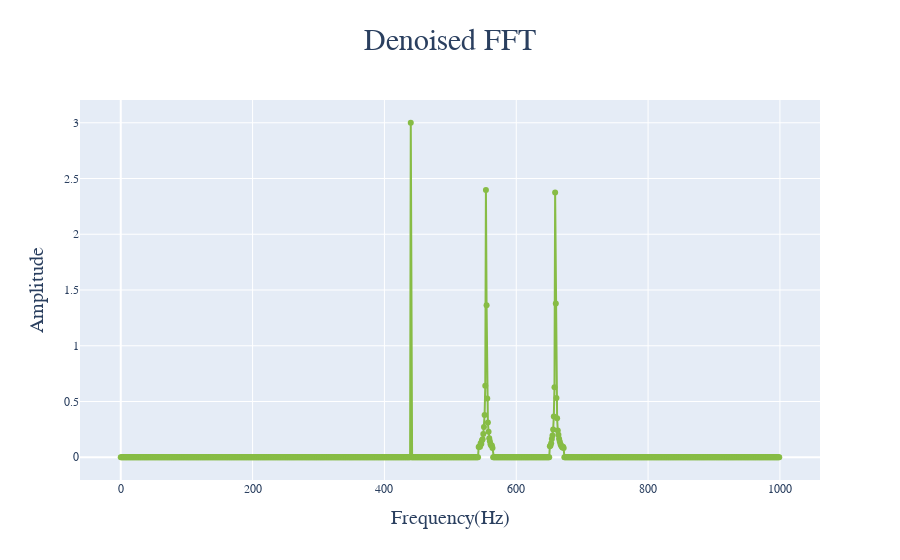

The cell this chart's notebook holds for it:
### Code cell
full_mask = abs(noisy_a_chord_fft) > 0.08
fhat = full_mask * noisy_a_chord_fft

graph_denoised_a_chord_fft = go.Figure()
graph_denoised_a_chord_fft.add_trace(go.Scatter(
    x=freq[:1000],
    y=np.real(np.abs(fhat[:1000])),
    mode='markers+lines',
    name='A chord FFT',
    line=dict(color=colors['denoised']), 
))
graph_denoised_a_chord_fft.update_layout(
    title=dict(
        text='Denoised FFT',
        xanchor='center',
        x = 0.5,
        font_size=30,
    ),
    xaxis_title=dict(text='Frequency(Hz)', font_size=20),
    yaxis_title=dict(text='Amplitude', font_size=20),
    font=dict(
    family='Railway'
)
)
graph_denoised_a_chord_fft.show()
denoised_achord_ifft = np.fft.ifft(fhat * N / 2)

### Figure 1 — Plotly figure (JSON) as saved in the notebook; plotly's stock layout.template omitted (floating-point values rounded to 4 significant figures; data arrays with more than 128 entries replaced by an {"elided": "..."} marker saying what was removed)
{"data": [{"line": {"color": "#87bc45"}, "mode": "markers+lines", "name": "A chord FFT", "type": "scatter", "x": {"elided": "1000 float values"}, "y": {"elided": "1000 float values"}}], "layout": {"font": {"family": "Railway"}, "title": {"font": {"size": 30}, "text": "Denoised FFT", "x": 0.5, "xanchor": "center"}, "xaxis": {"title": {"font": {"size": 20}, "text": "Frequency(Hz)"}}, "yaxis": {"title": {"font": {"size": 20}, "text": "Amplitude"}}}}
